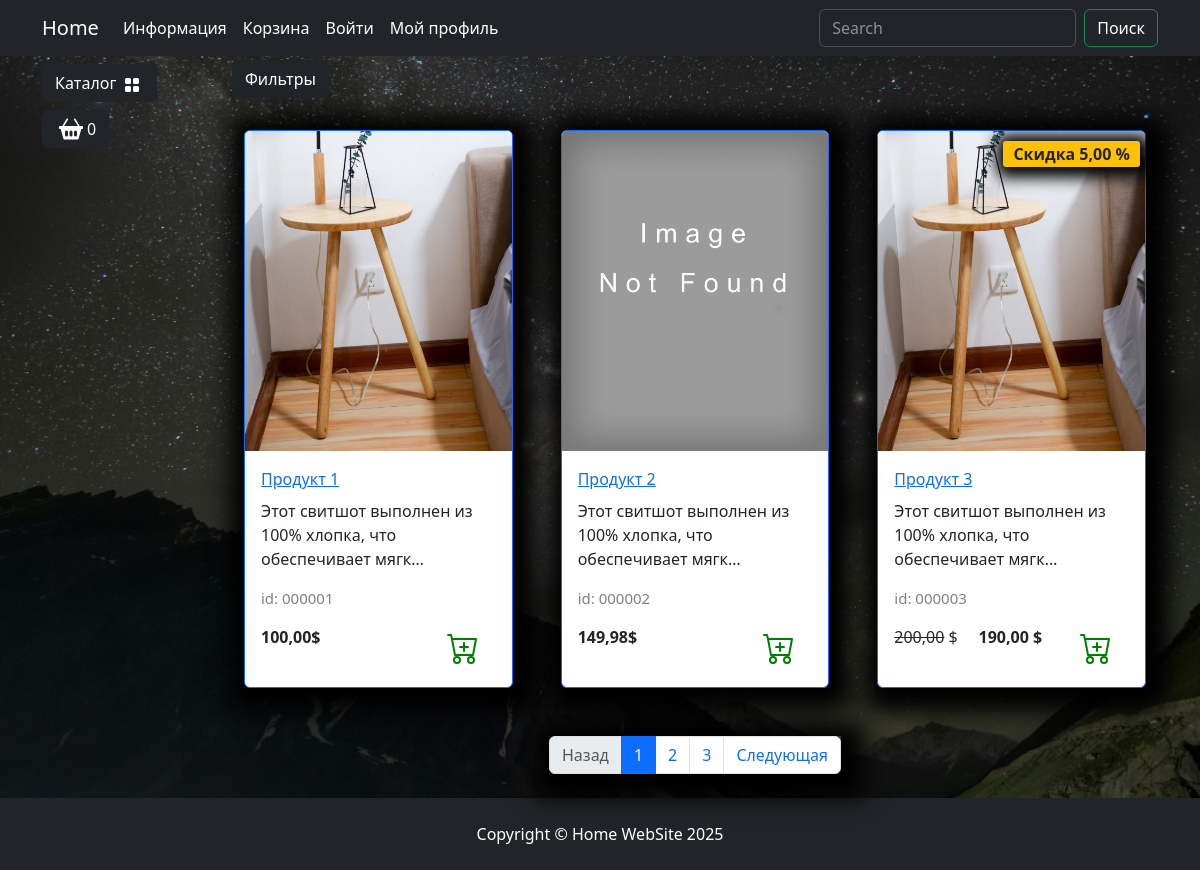
Page /catalog/all/ on the committed database.
### goods/models.py (models this page shows, shortened)
class Products(models.Model):
    name = models.CharField(max_length=150, unique=True,
                            verbose_name='Название')
    slug = models.SlugField(max_length=200, unique=True,
                            blank=True, null=True, verbose_name='URL')
    description = models.TextField(
        blank=True, null=True, verbose_name='Описание')
    image = models.ImageField(upload_to='goods_images',
                              blank=True, null=True, verbose_name='Изображения')
    price = models.DecimalField(
        default=0.00, max_digits=7, decimal_places=2, verbose_name='Цена')
    discount = models.DecimalField(
        default=0.00, max_digits=4, decimal_places=2, verbose_name='Скидка в %')
    quantity = models.PositiveBigIntegerField(
        default=0, verbose_name='Количество')
    category = models.ForeignKey(
        to=Categories, on_delete=models.CASCADE, verbose_name='Категория')
    class Meta:
        db_table = 'product'
        verbose_name = 'Продукт'
        verbose_name_plural = 'Продукты'
        ordering = ("id",)
    def display_id(self):
        return f"{self.id:06}"
    def sell_price(self):
        if self.discount:
            return round(self.price - self.price*self.discount/100, 2)
        return self.price

### goods/views.py (the view)
# urls.py: path('catalog/', include('goods.urls', namespace='catalog')),
def catalog(request, category_slug, page=1):
    if category_slug == 'all':
        goods = Products.objects.all()
    else:
        goods = get_list_or_404(
            Products.objects.filter(category__slug=category_slug))
    paginator = Paginator(goods, 3)
    current_page = paginator.page(page)
    context = {
        'title': 'Home - Каталог',
        'goods': current_page,
        'slug_url': category_slug
    }
    return render(request, 'goods/catalog.html', context)

### goods/templatetags/goods_tags.py (called while the page is built)
@register.simple_tag()
def tag_categories():
    return Categories.objects.all()

### goods/templates/goods/catalog.html (shortened to what this page needs)
{% extends "main/base.html" %}
{% load  static  %}
{% block  content  %}
                    <div class="row">
                        <div class="dropdown mb-2">
                            <button class="btn btn-secondary dropdown-toggle btn-dark" type="button" data-bs-toggle="dropdown"
                                aria-expanded="false">
                                Фильтры
                            </button>
                        </div>
                        {% for product  in goods %}
                        <div class="col-lg-4 col-md-6 p-4">
                            <div class="card border-primary rounded custom-shadow">
                                {% if product.image %}
                                    <img src="{{product.image.url}}" class="card-img-top" alt="{{ product.name }}">
                                {% else %}
                                    <img src="{% static "deps/images/Not found image.png" %}" class="card-img-top" alt="...">
                                {% endif %}
                                <div class="card-body">
                                    <a href="{% url "catalog:product" product.slug %}">
                                        <p class="card-title">{{product.name}}</p>
                                    </a>
                                    <p class="card-text ">{{product.description|truncatechars:60}}</p>
                                    <p class="product_id">id: {{product.display_id}}</p>
                                    <div class="d-flex justify-content-between">
                                        {% if product.discount %}
                                            <p><s>{{product.price}}</s> $</p>
                                            <p><strong>{{product.sell_price}} $</strong></p>
                                            <span class="badge bg-warning text-dark">Скидка {{product.discount}} %</span>
                                        {% else %}
                                            <p><strong>{{product.price}}$</strong></p>
                                        {% endif %}
                                        <a href="#" class="btn add-to-cart">
                                            <img class="mx-1" src="{% static "deps/icons/cart-plus.svg" %}" alt="Catalog Icon"
                                                width="32" height="32">
                                        </a>
                                    </div>
                                </div>
                            </div>
                        </div>
                        {% endfor %}
                    </div>
                    <nav aria-label="Page navigation example">
                        <ul class="pagination justify-content-center my-4">
                            <div class="custom-shadow d-flex">
                                <li class="page-item {% if not goods.has_previous %}disabled{% endif %} ">
                                  <a class="page-link" href = "{% if goods.has_previous %}
                                  {% url "catalog:index" slug_url goods.previous_page_number %}
                                  {% else %}
                                  #
                                  {% endif %}">Назад</a>
                                </li>
                                {% for page in goods.paginator.page_range  %}
                                {% if page >= goods.number|add:-2  and page <= goods.number|add:+2 %}
                                    <li class="page-item {% if goods.number == page %} active{% endif %}">
                                        <a class="page-link" href="{% url "catalog:index" slug_url page %}">{{ page }}</a>
                                    </li>
                                {% endif %}
                                {% endfor %}
                                <li class="page-item {% if not goods.has_next %}disabled{% endif %} ">
                                  <a class="page-link" href = "{% if goods.has_next %}
                                  {% url "catalog:index" slug_url goods.next_page_number %}
                                  {% else %}
                                  #
                                  {% endif %}">Следующая</a>
                                </li>
                            </div>
                        </ul>
                    </nav>
{% endblock  %}
{% block footer %}
    <footer class="py-4 bg-dark">
        <div class="container">
            <p class="m-0 text-center text-white">Copyright &copy; Home WebSite 2025</p>
        </div>
    </footer>
{% endblock footer %}

### static/deps/css/my_css.css (style rules this page uses)
body { background-image: url("../images/bg-image.jpg"); background-repeat: no-repeat; background-attachment: fixed; background-position: center center; background-size: cover; height: 100%; }
.dropdown-toggle::after { content: none; }
.custom-shadow { box-shadow: 5px 5px 25px 19px #000000; }
.product_id { color: gray; font-size: 15px; }
.badge.bg-warning.text-dark { position: absolute; top: 10px; right: 5px; z-index: 1; padding: 5px 10px; border-radius: 3px; font-size: 1rem; box-shadow: 2px 2px 15px 9px #000000; }

### rows in the picture
Products: image (picture), name "Продукт 1", description "Этот свитшот выполнен из 100% хлопка, что обеспечивает мягк…", display_id "000001", price "100,00"
Products: name "Продукт 2", description "Этот свитшот выполнен из 100% хлопка, что обеспечивает мягк…", display_id "000002", price "149,98"
Products: image (picture), name "Продукт 3", description "Этот свитшот выполнен из 100% хлопка, что обеспечивает мягк…", display_id "000003", price "200,00", sell_price "190,00", discount "5,00"

### other values in the picture
{{ page }} "1" "2" "3"
